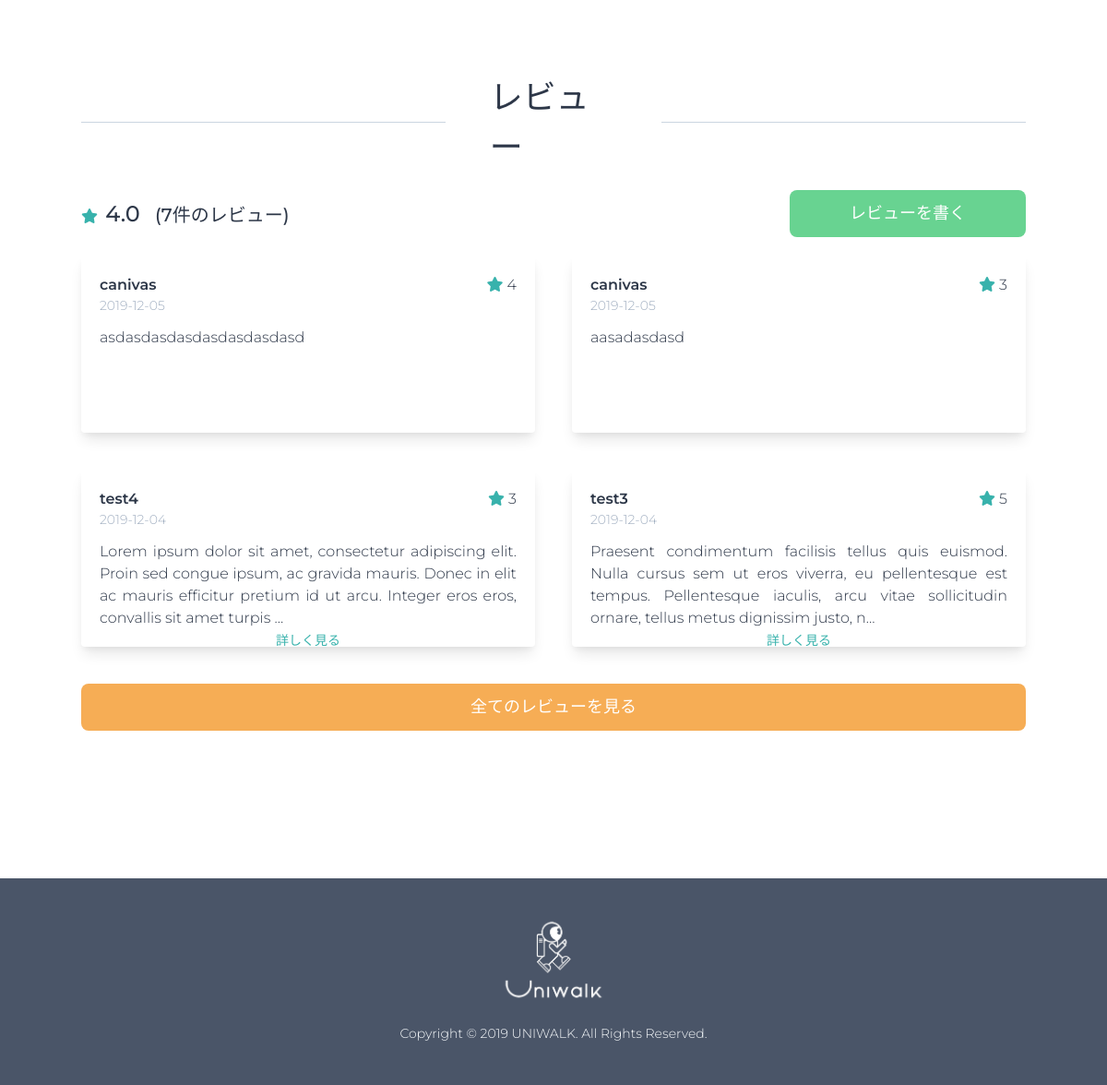
The page /products/2/ (lower part) on the database as committed earlier.
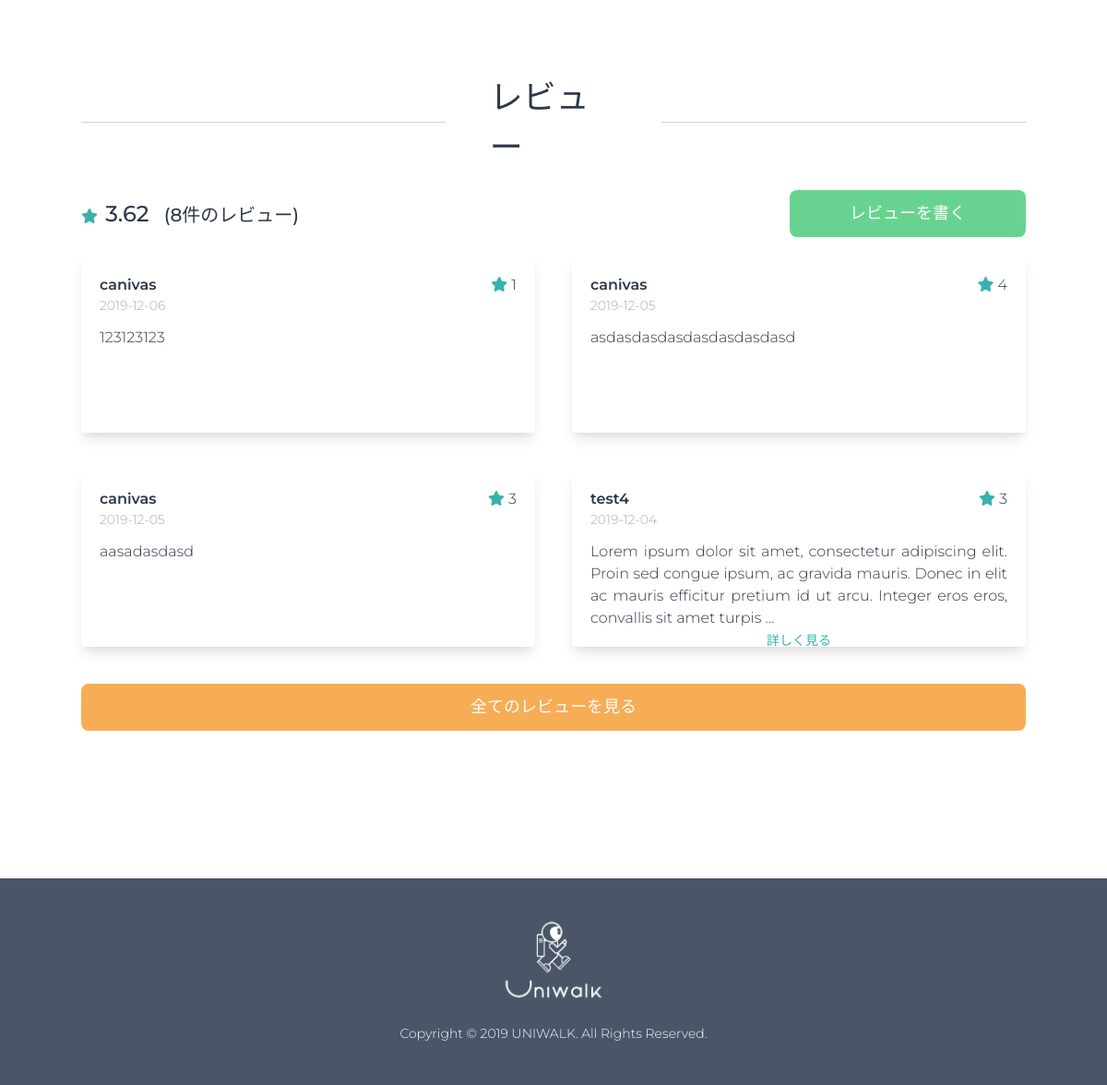
The same page on the database as committed later.
### products/models.py (models this page shows, shortened)
class Product(core_models.TimeStampedModel):
    name = models.CharField("商品名", max_length=50)
    category = models.ForeignKey(
        "Category",
        verbose_name="商品カテゴリー",
        related_name="product",
        on_delete=models.CASCADE,
    )
    price = models.IntegerField("価格")
    description = models.TextField("詳細説明")
    is_active = models.BooleanField("販売中", null=False, default=True)
    product_code = models.CharField("商品番号", max_length=5)
    def total_rating(self):
        all_reviews = self.reviews.all()
        all_ratings = 0
        if len(all_reviews) > 0:
            for review in all_reviews:
                all_ratings += review.rate
            return round(all_ratings / len(all_reviews), 2)
        return 0
    def first_image(self):
        try:
            (image,) = self.images.all()[:1]
            return image.image.url
        except ValueError:
            return None
    def get_next_four_images(self):
        images = self.images.all()[1:5]
        return images
    class Meta:
        ordering = ("-created",)

### reviews/models.py (models this page shows, shortened)
class Review(core_models.TimeStampedModel):
    product = models.ForeignKey(
        "products.Product",
        verbose_name="商品",
        related_name="reviews",
        on_delete=models.CASCADE,
    )
    user = models.ForeignKey(
        "users.User", verbose_name="ユーザー", on_delete=models.CASCADE
    )
    title = models.CharField("タイトル", max_length=50)
    text = models.TextField("本文")
    rate = models.IntegerField("評点", default=0)
    review_code = models.CharField("レビュー番号", max_length=11, default="test")
    class Meta:
        verbose_name = "レビュー"
        verbose_name_plural = "レビュー"

### users/models.py (models this page shows, shortened)
class User(AbstractUser):
    GENDER_MALE = "male"
    GENDER_FEMALE = "female"
    GENDER_OTHER = "others"
    GENDER_CHOICES = ((GENDER_MALE, "男性"), (GENDER_FEMALE, "女性"), (GENDER_OTHER, "その他"))
    PREF_CHOICES = JP_PREFECTURES
    username = None
    email = models.EmailField(_("email address"), unique=True)
    first_name_kana = models.CharField("名(カナ)", blank=True, max_length=30)
    last_name_kana = models.CharField("姓(カナ)", blank=True, max_length=150)
    gender = models.CharField("性別", blank=True, choices=GENDER_CHOICES, max_length=10)
    birthday = models.DateField("生年月日", blank=True, null=True)
    phone_number = PhoneNumberField("電話番号", blank=True)
    postal_code = JPPostalCodeModelField("郵便番号")
    prefecture = JPPrefectureField("都道府県", blank=True)
    adress_city = models.CharField("市区町村番地", max_length=40, blank=True)
    adress_detail = models.CharField("建物名・号室", max_length=40, blank=True)
    USERNAME_FIELD = "email"
    REQUIRED_FIELDS = []
    objects = CustomUserManager()
    def get_email_name(self):
        return self.email.split("@")[0]

### products/views.py (the view)
# urls.py: path("<int:pk>/", views.ProductDetailView.as_view(), name="detail"),
class ProductDetailView(DetailView):
    model = models.Product
    template_name = "products/product-detail.html"
    def get_context_data(self, **kwargs):
        context = super().get_context_data(**kwargs)
        posts = self.object.reviews.all().order_by("-created")[0:4]
        each = {review.pk: review.text for review in posts}
        context["reviews_text"] = each
        context["rev"] = posts
        return context

### products/models.py (called while the page is built)
    def __str__(self):
        return self.product_type

### products/templatetags/js.py (called while the page is built)
@register.filter(is_safe=True)
def js(obj):
    return mark_safe(json.dumps(obj))

### templates/products/product-detail.html (shortened to what this page needs)
{% extends "base.html" %}
{% load i18n js %}
{% block content %}
<div class="container mx-auto pb-40">
    <div class="w-full">
        <div class="mt-10">
            <div class="flex justify-between items-center w-full my-5">
                <div class="h-px w-2/5 bg-gray-400"></div>
                <span class="font-medium text-4xl mx-12">{% trans 'レビュー' %}</span>
                <div class="h-px w-2/5 bg-gray-400"></div>
            </div>
            <div class="flex items-center justify-between">
                <div>
                    <i class="fas fa-star text-teal-500"></i>
                    <span class="ml-1 font-medium text-2xl">{{ product.total_rating }}</span>
                    <span
                        class="ml-3 font-medium text-xl">{% blocktrans with review_count=product.reviews.count %}({{ review_count }}件のレビュー){% endblocktrans %}</span>
                </div>
                <a href="{% url 'reviews:post' product.pk %}"
                    class="w-1/4 btn-link bg-green-400">{% trans 'レビューを書く' %}</a>
            </div>
            {% if rev %}
            <div class="flex flex-wrap -mx-5">
                {% for r in rev %}
                <div class="w-1/2 overflow-hidden p-5">
                    <div id="card-{{ r.pk }}" class="h-48 p-5 rounded shadow-lg overflow-hidden">
                        <div class="flex flex-col mb-3">
                            <div class="flex justify-between">
                                <span class="font-semibold">{{ r.user.get_email_name }}</span>
                                <span class="ml-1"><i class="fas fa-star text-teal-500"></i> {{ r.rate }}</span>
                            </div>
                            <span class="text-sm text-gray-500">{{ r.created|date:'Y-m-d' }}</span>
                        </div>
                        <p id="text-{{ r.pk }}" class="text-justify">{{ r.text|truncatechars:200 }}</p>
                        {% if r.text|length > 250 %}
                        <div class="text-center">
                            <a id="{{ r.pk }}" class="text-sm text-teal-500 cursor-pointer"
                                onclick="openCards(this.id)">{% trans '詳しく見る' %}</a>
                        </div>
                        {% endif %}
                    </div>
                </div>
                {% endfor %}
                <a href="{% url 'reviews:list' product.pk %}"
                    class="btn-link bg-orange-400 mt-5 mx-5">{% trans '全てのレビューを見る' %}</a>
            </div>
            {% else %}
            <p class="flex justify-center items-center mt-5 font-semibold w-full text-center text-2xl">
                <i class="fas fa-grin-beam-sweat fa-2x text-teal-500"></i> <span class="ml-5">レビューがまだ存在しません。</span>
            </p>
            {% endif %}
        </div>
    </div>
</div>
{% endblock %}

Rows that differ between the two databases and show on the page:
no longer on this page (row unchanged): Review: user.get_email_name "test3", rate "5", created "2019-12-04", text "Praesent condimentum facilisis tellus quis euismod. Nulla cursus sem ut eros viverra, eu pellentesque est tempus. Pellentesque iaculis, arcu vitae sollicitudin ornare, tellus metus dignissim justo, n…"
computed for Product: total_rating "4.0" → "3.62"; id "(7件のレビュー)" → "(8件のレビュー)"
added Review: user.get_email_name "canivas", rate "1", created "2019-12-06", text "123123123"
